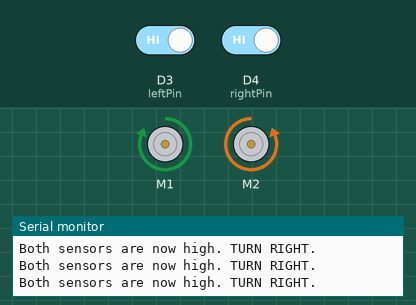
Recording of a sketch running on a simulated Arduino MKR. Parts: 2 × DC motor (green arrow = forward, orange = backward, longer = faster), the last lines printed to the serial monitor. The test bench sets the inputs (shaded band); at power-on: D3 (leftPin) HIGH, D4 (rightPin) HIGH.

Above: at 6.96 s.
7.3 s: D3 (leftPin) driven LOW and D4 (rightPin) driven LOW
At 7.57 s:
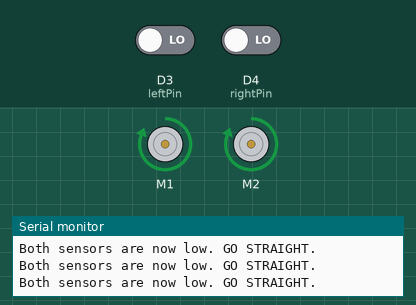
10.3 s: D3 (leftPin) driven HIGH
At 10.88 s:
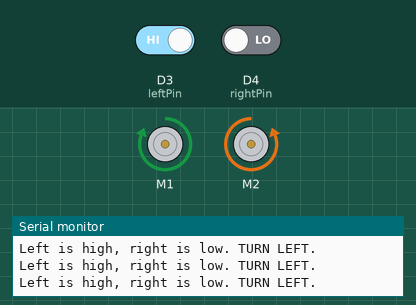
13.3 s: D3 (leftPin) driven LOW
At 13.67 s:
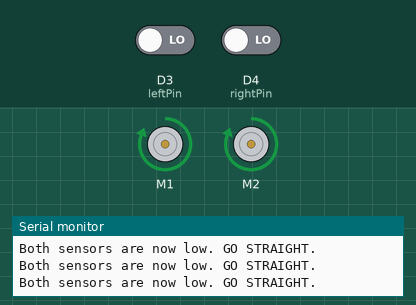
Timing chart, 0 to 16.3 s (numbered marks = the images above; inputs shaded):
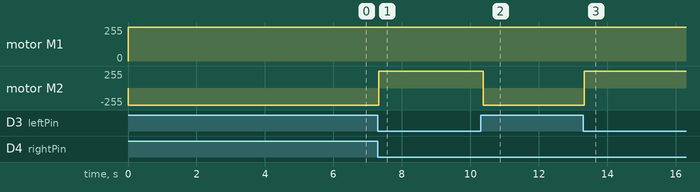

The sketch:

line_following_test.ino
```cpp
/*
    Line following test, using two sensors.
    Includes WiFi debugging.
*/

#include <SPI.h>
#include <WiFiNINA.h>
#include <Adafruit_MotorShield.h>

const int leftPin = 3;
const int rightPin = 4;
bool leftDetect;
bool rightDetect;

// WIFI SETUP
char ssid[] = "TheBigBlockCarriers"; // your network SSID (name)
char pass[] = "IDPL209BBC";          // your network password (use for WPA, or use as key for WEP)

int status = WL_IDLE_STATUS;
WiFiServer server(23);

//SHIELD SETUP
// Create the motor shield object with the default I2C address
Adafruit_MotorShield AFMS = Adafruit_MotorShield();

// Configure all 4 motors outputs. M3 is front left, M4 is front right.
Adafruit_DCMotor *M1 = AFMS.getMotor(1);
Adafruit_DCMotor *M2 = AFMS.getMotor(2);
Adafruit_DCMotor *M3 = AFMS.getMotor(3);
Adafruit_DCMotor *M4 = AFMS.getMotor(4);
Adafruit_DCMotor Motors[] = {*M1, *M2, *M3, *M4};

void setup() {
      //Initialize serial and wait for port to open:
  Serial.begin(9600);
  while (!Serial)
  {
    ; // wait for serial port to connect. Needed for native USB port only
  }

  if (!AFMS.begin()) {         // create with the default frequency 1.6KHz
    Serial.println("Could not find Motor Shield. Check wiring.");
    while (1);
  }
  Serial.println("Motor Shield found, proceeding to acess point setup.");

  Serial.println("Begin access point setup.");
  // check for the WiFi module:
  if (WiFi.status() == WL_NO_MODULE)
  {
    Serial.println("Communication with WiFi module failed!");
    // don't continue
    while (true)
      ;
  }

  status = WiFi.beginAP(ssid, pass);
  if (status != WL_AP_LISTENING)
  {
    Serial.println("Creating access point failed.");
    // don't continue
    while (true)
      ;
  }
    // Begin WiFi server
    server.begin();
    printWiFiStatus();

    // Set sensor pins for interrupts
    pinMode(leftPin, INPUT_PULLUP);
    pinMode(rightPin, INPUT_PULLUP);

    Motors[0].setSpeed(255);
    Motors[1].setSpeed(255);
}

void loop() {
  leftDetect = digitalRead(leftPin);
  rightDetect = digitalRead(rightPin);
  // compare the previous status to the current status
  delay(1);
  //Serial.println("Alive");
  if (status != WiFi.status())
  {
    // it has changed update the variable
    status = WiFi.status();

    if (status == WL_AP_CONNECTED)
    {
      // a device has connected to the AP
      Serial.println("Device connected to access point.");
      server.write("Client connected.");
    }
    else
    {
      // a device has disconnected from the AP, and we are back in listening mode
      Serial.println("Device disconnected from access point.");
      server.write("Client disconnected.");
    }
  }

   WiFiClient client = server.available();
  // listen for incoming clients
  if (client.available() > 0)
  {
    // read the bytes incoming from the client:
    char thisChar = client.readString()[0];
    // echo the bytes back to the client:
    server.write(thisChar);
    // echo the bytes to the server as well:
    Serial.println((String) "Received: " + thisChar);
 }

  if (leftDetect == LOW && rightDetect == LOW) {
    Serial.println("Both sensors are now low. GO STRAIGHT.");
    server.write("Both sensors are now low. GO STRAIGHT.\r\n");
    Motors[1].run(FORWARD);
    Motors[0].run(FORWARD);
    delay(100);
    Motors[0].run(RELEASE);
    Motors[1].run(RELEASE);
  }
  else if ((leftDetect == HIGH && rightDetect == LOW)) {
    Serial.println("Left is high, right is low. TURN LEFT.");
    server.write("Left is high, right is low. TURN LEFT.\r\n");
    Motors[0].run(FORWARD);
    Motors[1].run(BACKWARD);
    delay(100);
    Motors[0].run(RELEASE);
    Motors[1].run(RELEASE);
  }
  else if (leftDetect == LOW && rightDetect == HIGH) {
    Serial.println("Left is low, right is high. TURN RIGHT.");
    server.write("Left is low, right is high. TURN RIGHT.\r\n");
    Motors[1].run(BACKWARD);
    Motors[0].run(FORWARD);
    delay(100);
    Motors[0].run(RELEASE);
    Motors[1].run(RELEASE);
  }
  else if (leftDetect == HIGH && rightDetect == HIGH) {
    Serial.println("Both sensors are now high. TURN RIGHT.");
    server.write("Both sensors are now high. TURN RIGHT.\r\n");
    Motors[1].run(BACKWARD);
    Motors[0].run(FORWARD);
    delay(100);
    Motors[0].run(RELEASE);
    Motors[1].run(RELEASE);
  }
}

/*void follow() {
    leftDetect = digitalRead(leftPin);
    rightDetect = digitalRead(rightPin);

    if (leftDetect == LOW && rightDetect == LOW) {
      Serial.println("Both sensors are now low. GO STRAIGHT.");
      server.write("Both sensors are now low. GO STRAIGHT.");
      forwardFlag = true;
    }
    else if (leftDetect == LOW && rightDetect == HIGH) {
        Serial.println("Left is low, right is high. TURN RIGHT.");
        server.write("Left is low, right is high. TURN RIGHT.");
        rightFlag = true;
    }
    else if (leftDetect == HIGH && rightDetect == LOW) {
        Serial.println("Left is high, right is low. TURN LEFT.");
        server.write("Left is high, right is low. TURN LEFT.");
        leftFlag = true;
    }
    else {
        Serial.println("Both sensors are now high. CONFUSED, TURNING LEFT.");
        server.write("Both sensors are now high. CONFUSED, TURNING LEFT.");
        leftFlag = true;
    }
}*/

void printWiFiStatus()
{
  // print the SSID of the network you're attached to:
  Serial.print("SSID: ");
  Serial.println(WiFi.SSID());

  // print your WiFi shield's IP address:
  IPAddress ip = WiFi.localIP();
  Serial.print("IP Address: ");
  Serial.println(ip);
}
```

Measured:
- after the input at 7.3 s, motor M2: backward 255/255 → forward 255/255 at once
- after the input at 10.3 s, motor M2: forward 255/255 → backward 255/255 after 0.08 s
- after the input at 13.3 s, motor M2: backward 255/255 → forward 255/255 at once
